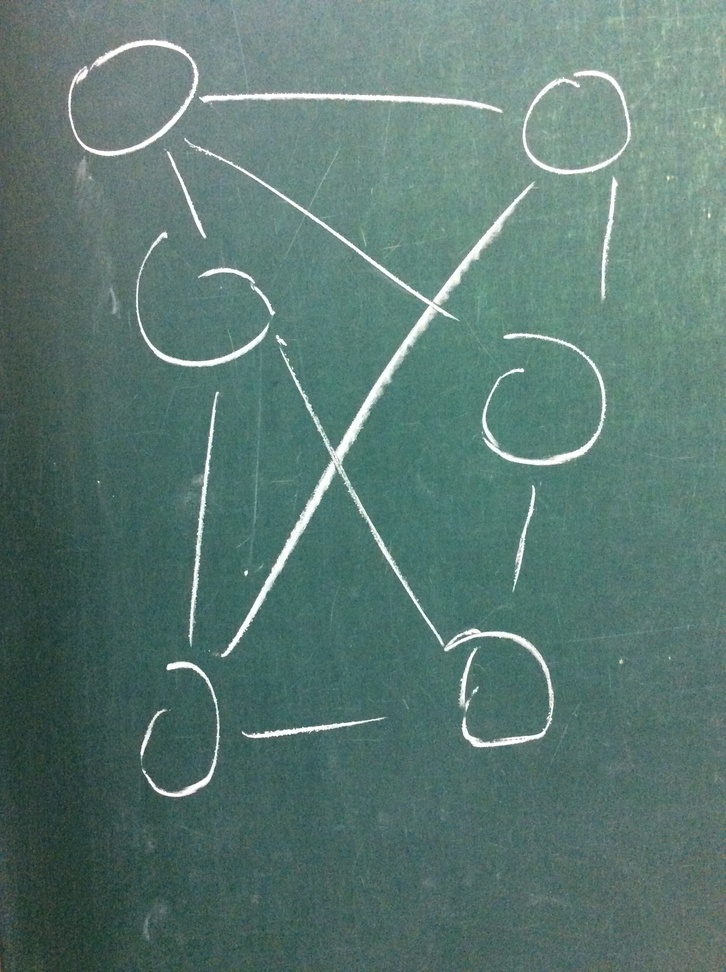
#> input picture Course-project/data/green/IMG_3094.JPG, 726 x 972 px, shrunk from 1936 x 2592 before the run
$ python -i canny.py   (imports and definitions only)
#> lines starting #> are read from the running program, lines starting #| are printed output that depends on the picture; after the words box and inside, x2 and y2 are one past the last pixel; in counts of white or black regions, pixels touching at a corner belong together
#!/usr/bin/python3

import numpy as np
import shutil
import cv2
import os


def saveImage(path_with_name, img):
    cv2.imwrite(path_with_name, img)
    return True


def auto_canny(image, sigma=0.33):
    # compute the median of the single channel pixel intensities
    v = np.median(image)
    # apply automatic Canny edge detection using the computed median
    lower = int(max(0, (1.0 - sigma) * v))
    upper = int(min(255, (1.0 + sigma) * v))
    edged = cv2.Canny(image, lower, upper)
    # return the edged image
    return edged


def coordCanny(image, path='./', save_middle_result=False, save_result=False, savetxt=False):
    img = image.copy()
    gray = img
    if len(img.shape) == 3:
        # filters
        gray = cv2.cvtColor(img, cv2.COLOR_BGR2GRAY)
        #gaus = cv2.GaussianBlur(gray, (3, 3), 0)
    # Canny
    edges = auto_canny(gray)
    # edges = cv2.Canny(gray, 100, 255)
    kernel = np.ones((5, 5), np.uint8)
    edges_k = cv2.dilate(edges, kernel, iterations=3)
    # Find coordinates of edges
    indices = np.where(edges != [0])

    if savetxt == True:
        datcoord = path + 'CannyOutput_y_x' + '.txt'
        dat = open(datcoord, 'w')
        for i in range(0, len(indices[0])):
            dat.write(str(indices[0][i]) + ' ' + str(indices[1][i]) + '\n')
        dat.close()

    if save_middle_result == True:
        saveImage(path + 'Canny_orig.jpg', edges)

    saveImage(path + 'Canny_dilation.jpg', edges_k)

    img_k = cv2.imread(path + 'Canny_dilation.jpg')
    kernel = np.ones((5, 5), np.uint8)
    edges = cv2.erode(img_k, kernel, iterations=3)
    # kernel = np.ones((3, 3), np.uint8)
    # edges = cv2.erode(edges, kernel, iterations=1)
    kernel = np.ones((2, 2), np.uint8)
    edges = cv2.erode(edges, kernel, iterations=2)

    if save_result == True:
        saveImage(path + 'Canny_result.jpg', edges)
    else:
        os.remove(path + 'Canny_dilation.jpg')

    indices = np.where(edges != [0])
    # make coordinates in simple form
    detcoord = []
    for i in range(0, len(indices[0])):
        detcoord.append([indices[0][i], indices[1][i]])

    return (detcoord)

>>> import cv2
>>> picture = cv2.imread('../../data/green/IMG_3094.JPG')
#> picture is the input picture: shape (972, 726, 3); mean B, G, R 114.1, 120.7, 91.1
>>> result = coordCanny(picture)
#> in coordCanny, `gray = cv2.cvtColor(img, cv2.COLOR_BGR2GRAY)`:
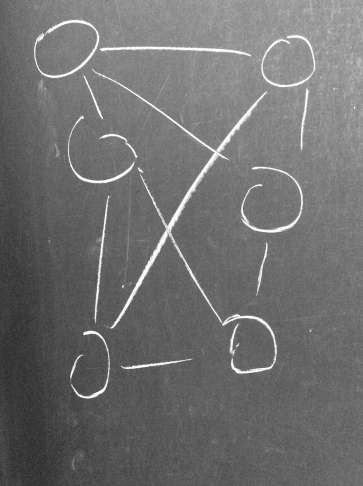
#> gray: shape (972, 726) (shown at 1/2 size); min 29, max 255, mean 111.1
#> in auto_canny, `v = np.median(image)`: v = 106
#> in auto_canny, `lower = int(max(0, (1.0 - sigma) * v))`: lower = 71
#> in auto_canny, `upper = int(min(255, (1.0 + sigma) * v))`: upper = 140
#> in auto_canny, `edged = cv2.Canny(image, lower, upper)`:
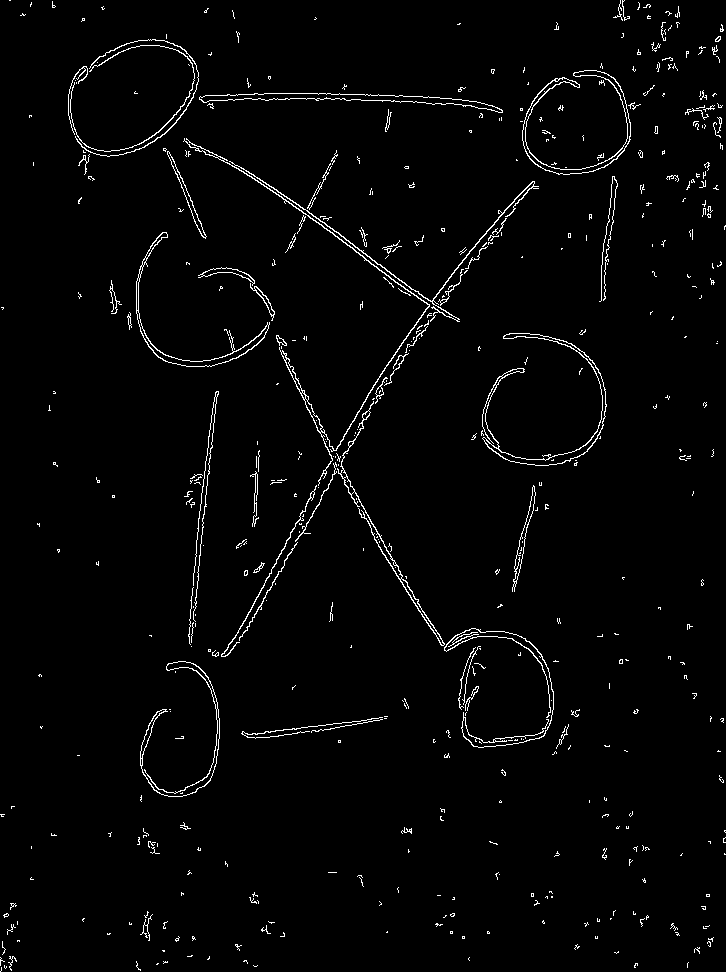
#> edged: shape (972, 726); 2.2% white in thin lines or dots
#> in coordCanny, `edges_k = cv2.dilate(edges, kernel, iterations=3)`:
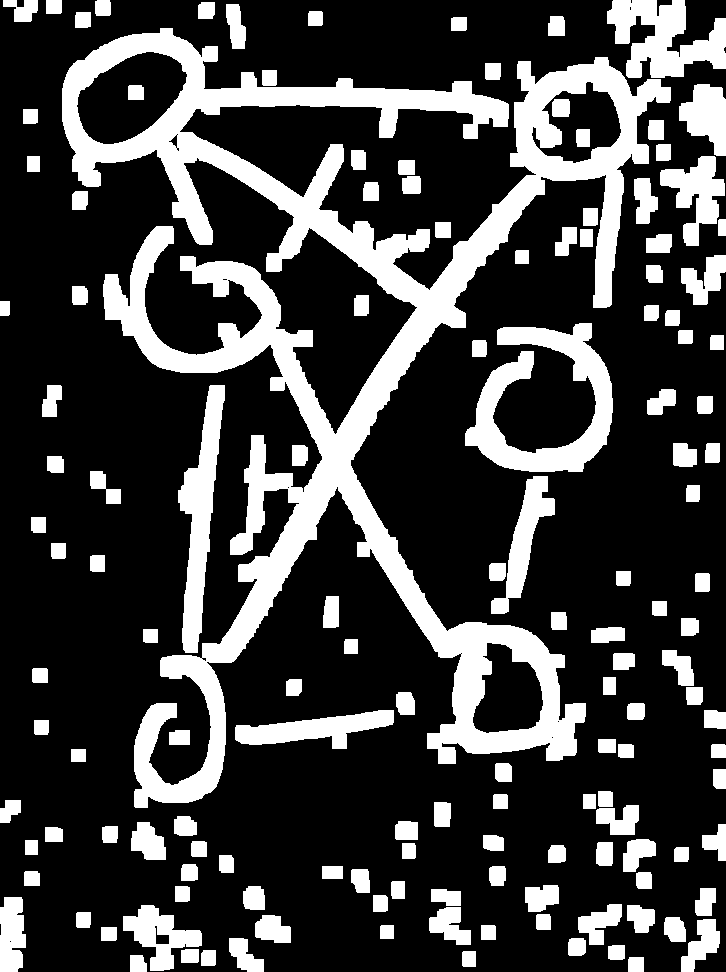
#> edges_k: shape (972, 726); 25% white; 143 white regions, largest, box (x1, y1, x2, y2) and area: (62, 28, 671, 808) 94782, (465, 323, 613, 472) 9111, (178, 385, 225, 653) 5519
#> in coordCanny, `indices = np.where(edges != [0])`: indices = 15707 positions, rows 0 to 971, columns 0 to 725
#> in coordCanny, `edges = cv2.erode(img_k, kernel, iterations=3)`:
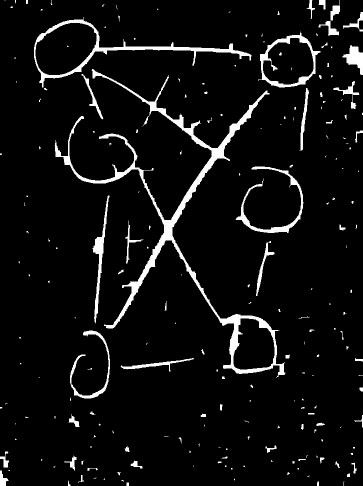
#> edges: shape (972, 726, 3) (shown at 1/2 size); min 0, max 255, mean 14.7
#> in coordCanny, `edges = cv2.erode(edges, kernel, iterations=2)`:
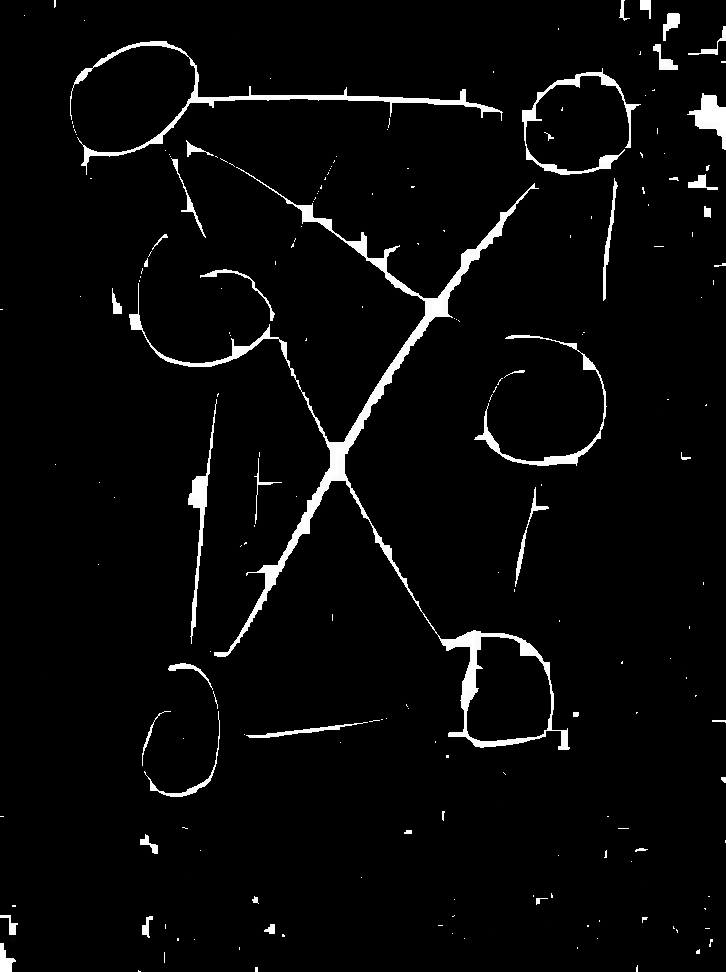
#> edges: shape (972, 726, 3); min 0, max 255, mean 8.8
#> after the loop in coordCanny, `for i in range(0, len(indices[0])):`: detcoord = 78636 items
#> result = 78636 items

$ run again, on Course-project/data/green/IMG_3096.JPG
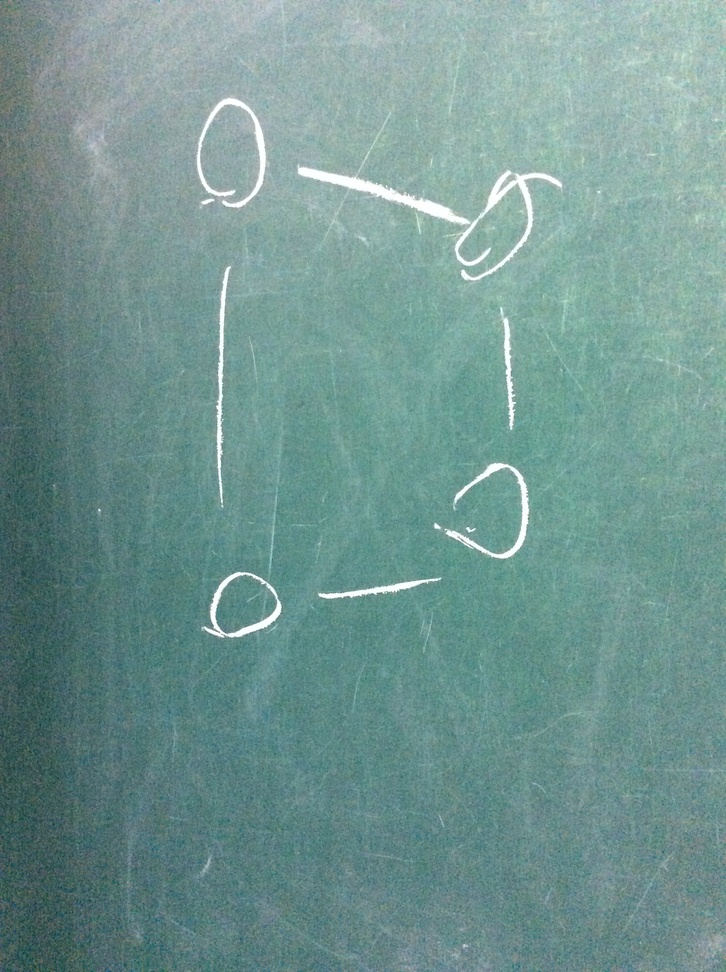
#> input picture Course-project/data/green/IMG_3096.JPG, 726 x 972 px, shrunk from 1936 x 2592 before the run
#> picture is the input picture: shape (972, 726, 3); mean B, G, R 145.4, 149.5, 114.1
#> v = 136
#> lower = 91
#> upper = 180
#> edged: shape (972, 726); 1.2% white in thin lines or dots
#> in coordCanny, `edges_k = cv2.dilate(edges, kernel, iterations=3)`:
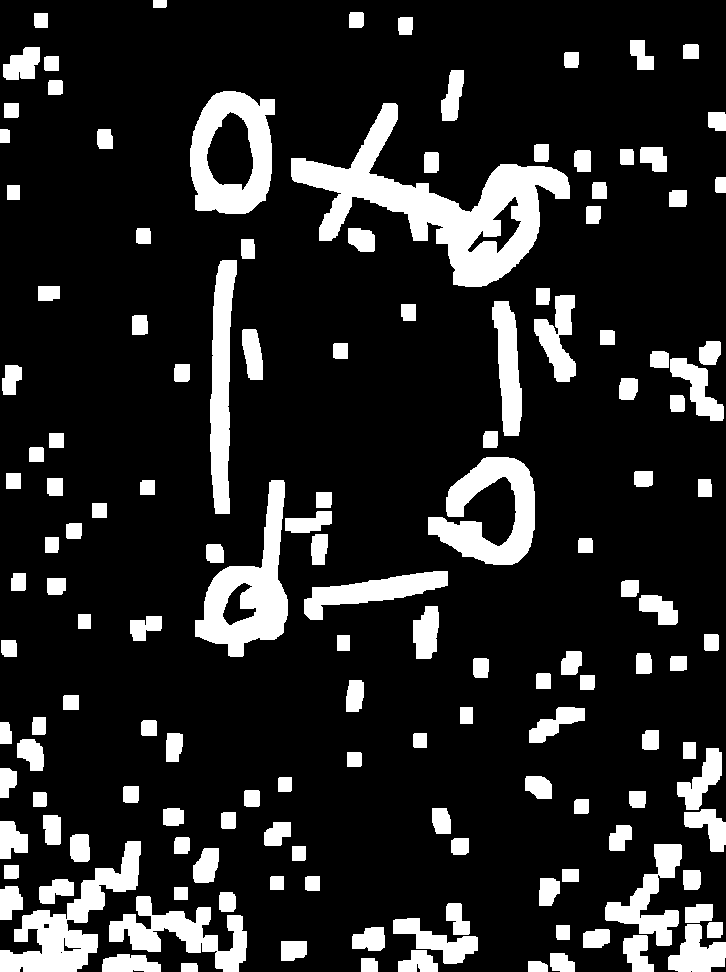
#> edges_k: shape (972, 726); 16% white; 146 white regions, largest, box (x1, y1, x2, y2) and area: (291, 103, 570, 287) 15550, (195, 480, 288, 657) 6834, (190, 91, 275, 214) 6152
#> indices = 8279 positions, rows 0 to 971, columns 0 to 725
#> in coordCanny, `edges = cv2.erode(edges, kernel, iterations=2)`:
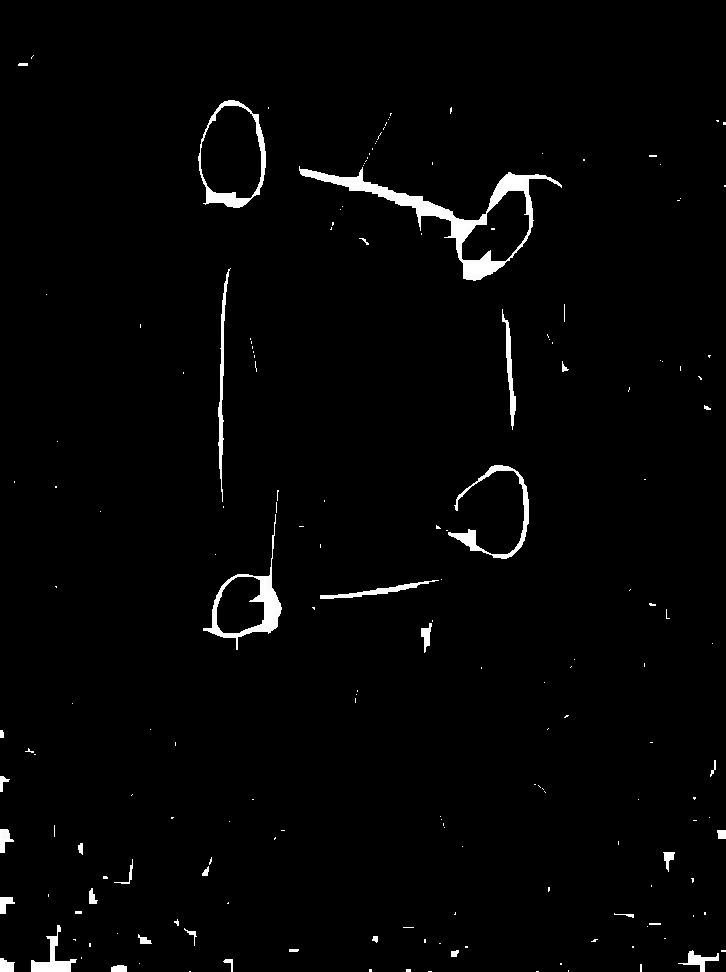
#> edges: shape (972, 726, 3); min 0, max 255, mean 4.8
#> after the loop in coordCanny, `for i in range(0, len(indices[0])):`: detcoord = 42135 items
